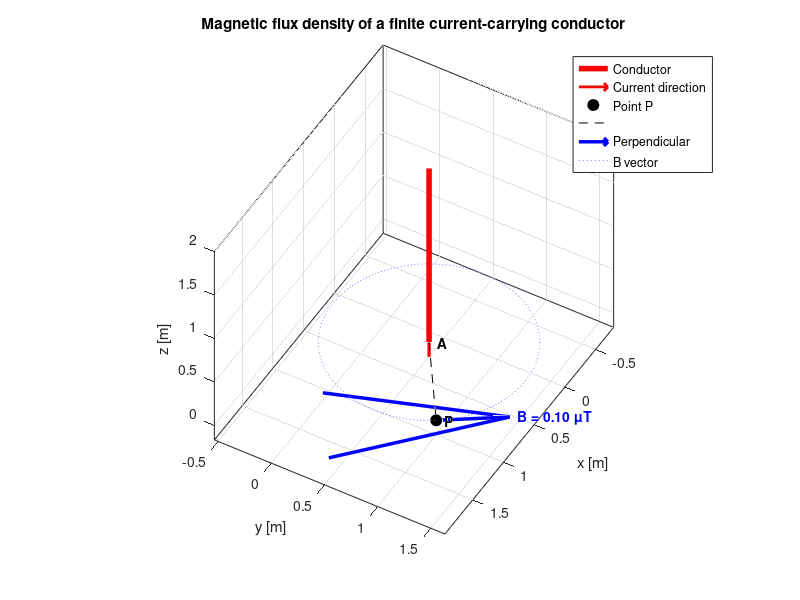

This figure's MATLAB source:
%% Magnetic flux density of a finite straight conductor parallel to z-axis
clear; clc; close all;

%% ---------------- INPUTS ----------------
mu0 = 4*pi*1e-7;          % permeability of free space [H/m]
I   = 1;                 % current [A] (flows in +z direction)
l   = 2;                  % conductor length [m]
A   = [0.25, 0.5, 0];         % start point of conductor A(Ax,Ay,Az) [m]
P   = [1, 1,  0];       % field point P(Px,Py,Pz) [m]

%% ---------------- CALCULATION ----------------
Ax = A(1); Ay = A(2); Az = A(3);
Px = P(1); Py = P(2); Pz = P(3);

dx  = Px - Ax;
dy  = Py - Ay;
rho = hypot(dx, dy);                 % perpendicular distance to wire axis

if rho < 1e-9
    error('P lies on the wire axis: B is undefined (singular).');
end

% z-limits of the wire measured relative to P
z1 = Az     - Pz;                    % lower end
z2 = Az + l - Pz;                    % upper end

sin_a1 = z1 / sqrt(rho^2 + z1^2);
sin_a2 = z2 / sqrt(rho^2 + z2^2);

Bmag = mu0*I/(4*pi*rho) * (sin_a2 - sin_a1);   % magnitude [T]

% Direction: phi_hat = z_hat x rho_hat = (-dy, dx, 0)/rho
phi_hat = [-dy, dx, 0] / rho;
B = Bmag * phi_hat;                  % vector [T]

fprintf('rho  = %.4f m\n', rho);
fprintf('|B|  = %.4e T  (%.4f uT)\n', abs(Bmag), abs(Bmag)*1e6);
fprintf('B    = [%.4e, %.4e, %.4e] T\n', B);

%% ---------------- PLOT ----------------
figure('Color','w'); hold on; grid on; box on;

% Conductor
plot3([Ax Ax], [Ay Ay], [Az Az+l], 'r-', 'LineWidth', 4);
% Current direction arrow (at the middle of the wire)
quiver3(Ax, Ay, Az+l/2, 0, 0, l/4, 'r', 'LineWidth', 2, ...
        'MaxHeadSize', 2, 'AutoScale', 'off');

% Field point
plot3(Px, Py, Pz, 'ko', 'MarkerFaceColor', 'k', 'MarkerSize', 8);
text(Px, Py, Pz, '  P', 'FontWeight', 'bold');
text(Ax, Ay, Az, '  A', 'FontWeight', 'bold');

% Perpendicular from wire axis to P (in the plane z = Pz)
plot3([Ax Px], [Ay Py], [Pz Pz], 'k--');

% B vector at P (scaled for visibility)
scale = 0.3*max(rho, l) / max(norm(B), eps);
quiver3(Px, Py, Pz, B(1)*scale, B(2)*scale, B(3)*scale, 0, ...
        'b', 'LineWidth', 2.5, 'MaxHeadSize', 1.5);
text(Px + B(1)*scale, Py + B(2)*scale, Pz, ...
     sprintf('  B = %.2f \\muT', abs(Bmag)*1e6), 'Color', 'b', 'FontWeight', 'bold');

% Circular field line through P (centered on wire, in plane z = Pz)
th = linspace(0, 2*pi, 200);
plot3(Ax + rho*cos(th), Ay + rho*sin(th), Pz*ones(size(th)), ...
      'Color', [0.5 0.5 1], 'LineStyle', ':');

xlabel('x [m]'); ylabel('y [m]'); zlabel('z [m]');
title('Magnetic flux density of a finite current-carrying conductor');
legend('Conductor','Current direction','Point P','','Perpendicular', ...
       'B vector','Field line','Location','best');
axis equal; view(35, 25);
hold off;

% Thêm 
view(120,45)
